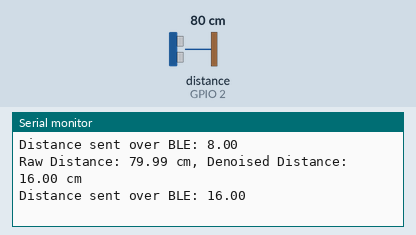
Recording of a program running on a simulated Seeed XIAO ESP32-S3. On the bench: the last lines printed to the serial monitor. Wiring (inferred from the names in the program): ultrasonic range finder: trigger GPIO 3; echo GPIO 2. The inputs (shaded band) are chosen by the test bench; at power-on: distance to the obstacle (sensor on GPIO 2) 80 cm. The echo pulse lasts 58.3 µs per cm; nothing arrives over Bluetooth unless stated; a phone connects over Bluetooth LE 3 s after start.

Above: at 1.9 s.
2.0 s: distance to the obstacle (sensor on GPIO 2) set to 2 cm
At 4.2 s:
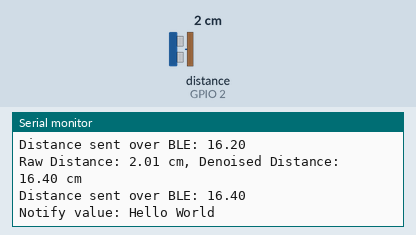
6.0 s: distance to the obstacle (sensor on GPIO 2) set to 4 cm
At 7.5 s:
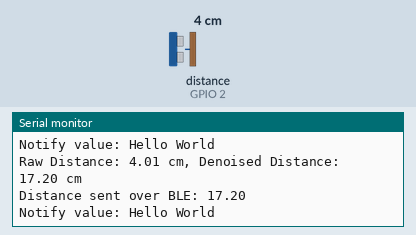
Timing chart, 0 to 9.0 s (numbered marks = the images above; inputs shaded):
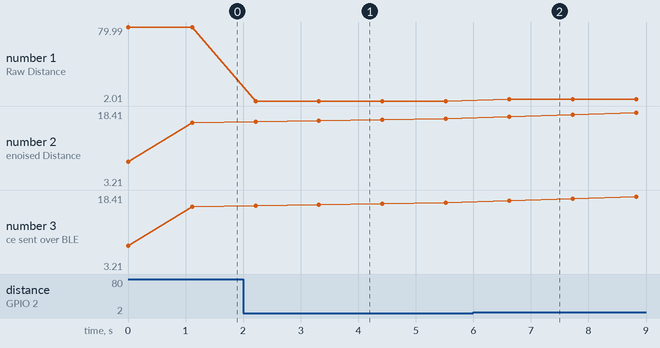

Measured:
- after the input at 2.0 s, the serial monitor: prints a new line after 0.22 s (image 1)
- after the input at 6.0 s, the serial monitor: prints a new line after 0.63 s (image 2)
- plotted number 1: 79.99 → 2.01 after the input at 2.0 s, 2.01 → 4.01 after the input at 6.0 s
- plotted number 2: 16 → 16.8 after the input at 2.0 s, 16.8 → 3.41 after the input at 6.0 s
- plotted number 3: 16 → 16.8 after the input at 2.0 s, 16.8 → 3.41 after the input at 6.0 s

The program:

main.cpp
```cpp
#include <Arduino.h>
#include <BLEDevice.h>
#include <BLEServer.h>
#include <BLEUtils.h>
#include <BLE2902.h>
#include <stdlib.h>

BLEServer* pServer = NULL;
BLECharacteristic* pCharacteristic = NULL;
bool deviceConnected = false;
bool oldDeviceConnected = false;
unsigned long previousMillis = 0;
const long interval = 1000;

// TODO: add new global variables for your sensor readings and processed data

const int trigPin = D2 /* Your Trigger Pin Number */;
const int echoPin = D1 /* Your Echo Pin Number */;

// Variables for distance measurement
unsigned long duration;
float distance;
const float speedOfSound = 0.0343; // Speed of sound in cm/us

// Moving average filter
const int numReadings = 10;
float readings[numReadings]; // the readings from the sensor
int readIndex = 0; // the index of the current reading
float total = 0; // the running total
float average = 0; // the average

// TODO: Change the UUID to your own (any specific one works, but make sure they're different from others'). You can generate one here: https://www.uuidgenerator.net/
#define SERVICE_UUID        "8aafb443-8c53-4fee-b924-86e222348122"
#define CHARACTERISTIC_UUID "d3cc5929-1fca-454b-b359-73c9fa97af7e"

class MyServerCallbacks : public BLEServerCallbacks {
    void onConnect(BLEServer* pServer) {
        deviceConnected = true;
    };

    void onDisconnect(BLEServer* pServer) {
        deviceConnected = false;
    }
};

// TODO: add DSP algorithm functions here

void setup() {
    Serial.begin(115200);
    Serial.println("Starting BLE work!");

    // TODO: add codes for handling your sensor setup (pinMode, etc.)
    Serial.begin(115200);
    pinMode(trigPin, OUTPUT);
    pinMode(echoPin, INPUT);

    // Initialize all the readings to 0:
    for (int thisReading = 0; thisReading < numReadings; thisReading++) {
        readings[thisReading] = 0;
    }

    // TODO: name your device to avoid conflictions
    BLEDevice::init("Team21_Server");
    pServer = BLEDevice::createServer();
    pServer->setCallbacks(new MyServerCallbacks());
    BLEService *pService = pServer->createService(SERVICE_UUID);
    pCharacteristic = pService->createCharacteristic(
        CHARACTERISTIC_UUID,
        BLECharacteristic::PROPERTY_READ |
        BLECharacteristic::PROPERTY_WRITE |
        BLECharacteristic::PROPERTY_NOTIFY
    );
    pCharacteristic->addDescriptor(new BLE2902());
    pCharacteristic->setValue("Hello World");
    pService->start();
    // BLEAdvertising *pAdvertising = pServer->getAdvertising();  // this still is working for backward compatibility
    BLEAdvertising *pAdvertising = BLEDevice::getAdvertising();
    pAdvertising->addServiceUUID(SERVICE_UUID);
    pAdvertising->setScanResponse(true);
    pAdvertising->setMinPreferred(0x06);  // functions that help with iPhone connections issue
    pAdvertising->setMinPreferred(0x12);
    BLEDevice::startAdvertising();
    Serial.println("Characteristic defined! Now you can read it in your phone!");
}

void loop() {
    // TODO: add codes for handling your sensor readings (analogRead, etc.)

    // TODO: use your defined DSP algorithm to process the readings

    // Trigger the sensor
    digitalWrite(trigPin, LOW);
    delayMicroseconds(2);
    digitalWrite(trigPin, HIGH);
    delayMicroseconds(10);
    digitalWrite(trigPin, LOW);

    // Read the echo
    duration = pulseIn(echoPin, HIGH);
    distance = (duration * speedOfSound) / 2; // Calculate the distance

    // Subtract the last reading:
    total = total - readings[readIndex];
    // Read from the sensor:
    readings[readIndex] = distance;
    // Add the reading to the total:
    total = total + readings[readIndex];
    // Advance to the next position in the array:
    readIndex = readIndex + 1;

    // If we're at the end of the array...
    if (readIndex >= numReadings) {
        // ...wrap around to the beginning:
        readIndex = 0;
    }

    // Calculate the average:
    average = total / numReadings;

    // Print the raw and denoised data
    Serial.print("Raw Distance: ");
    Serial.print(distance);
    Serial.print(" cm, Denoised Distance: ");
    Serial.print(average);
    Serial.println(" cm");


    // Transmit the data over BLE only if the denoised distance is less than 30 cm
    if (average < 30.0) {
        // Convert the distance to a string or a suitable format for transmission
        String distanceStr = String(average);

        // Set the value of the characteristic
        pCharacteristic->setValue(distanceStr.c_str());

        // Notify the connected client
        pCharacteristic->notify();

        // Optional: Print to the serial monitor for debugging
        Serial.println("Distance sent over BLE: " + distanceStr);
    }

    delay(100); // Delay between readings


    if (deviceConnected) {
        // Send new readings to database
        // TODO: change the following code to send your own readings and processed data
        unsigned long currentMillis = millis();
        if (currentMillis - previousMillis >= interval) {
        pCharacteristic->setValue("Hello World");
        pCharacteristic->notify();
        Serial.println("Notify value: Hello World");
        }
    }
    // disconnecting
    if (!deviceConnected && oldDeviceConnected) {
        delay(500);  // give the bluetooth stack the chance to get things ready
        pServer->startAdvertising();  // advertise again
        Serial.println("Start advertising");
        oldDeviceConnected = deviceConnected;
    }
    // connecting
    if (deviceConnected && !oldDeviceConnected) {
        // do stuff here on connecting
        oldDeviceConnected = deviceConnected;
    }
    delay(1000);
}
```
